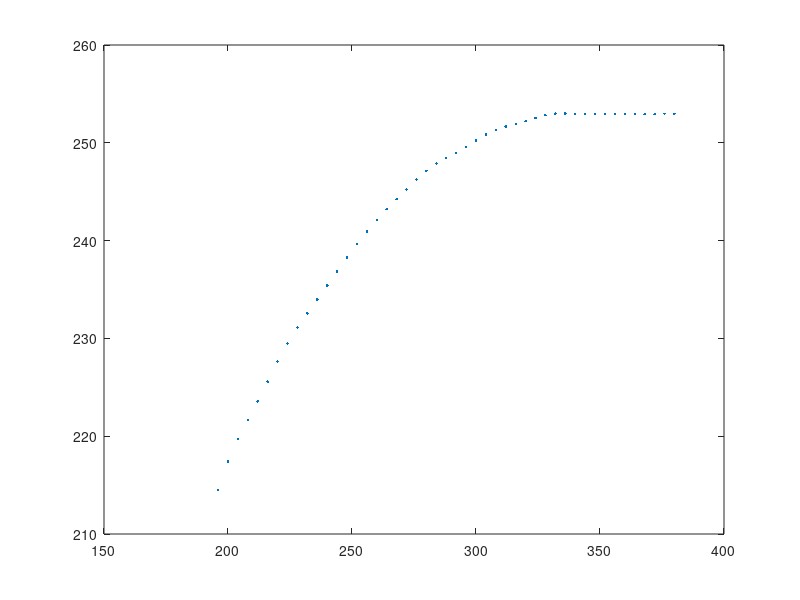

The MATLAB script that drew this image:
close all;
clear all;
clc;
y = 196 : 4 : 380;
a1 = [211.978260869565,218.211304347826,223.553913043478,228.896521739130,233.348695652174,237.800869565217,241.362608695652,244.924347826087,247.595652173913,249.376521739130,251.157391304348,252.047826086957,252.938260869565,252.938260869565,252.938260869565,252.938260869565,252.938260869565,252.938260869565,252.047826086957,250.266956521739;];
a2 = [193.279130434783,201.293043478261,211.978260869565,222.663478260870,234.239130434783,246.705217391304,257.390434782609,270.746956521739,282.322608695652,294.788695652174,306.364347826087,317.940000000000,330.406086956522,341.091304347826,351.776521739130,362.461739130435,372.256521739130,382.051304347826,393.626956521739,404.312173913043;];
a3 = spline(a2 , a1 , y);
plot(y , a3 , '.');